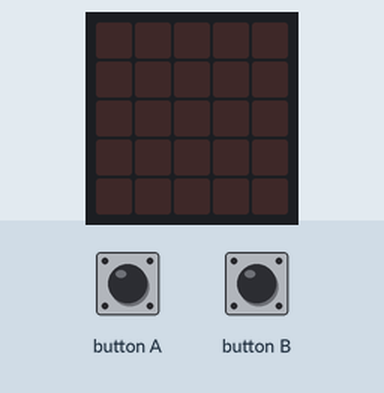
Simulated run of this program. Board: BBC micro:bit (MakeCode). On the bench: the board's 5×5 LED display. Inputs (shaded band) come from the test bench. Random numbers come from a fixed seed.

Above: at 1.2 s.
1.3 s: button A pressed for 0.15 s
At 2.5 s:
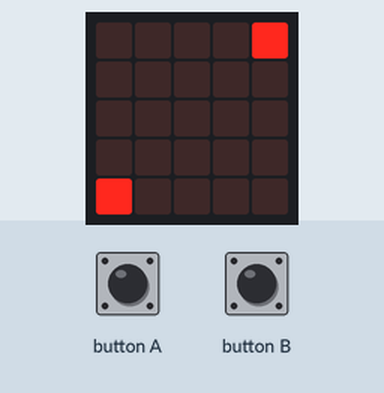
2.9 s: button B pressed for 0.15 s
At 3.7 s:
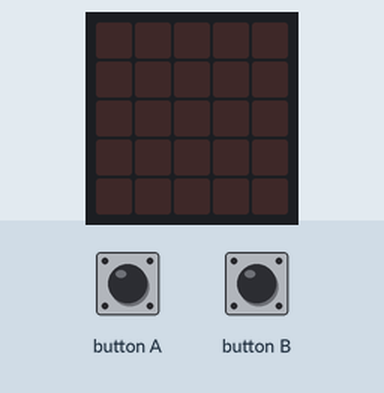
4.5 s: button A pressed for 0.15 s
At 5.8 s:
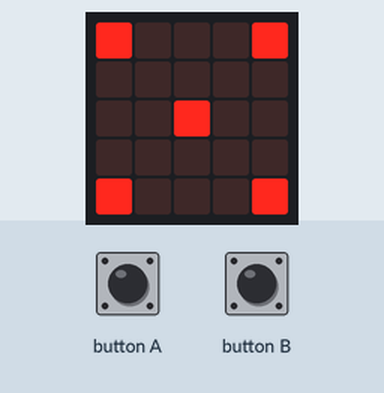
6.1 s: button A pressed for 0.15 s
At 7.3 s:
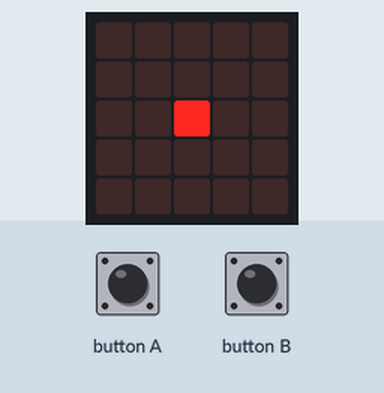
7.7 s: button A pressed for 0.15 s
At 8.5 s:
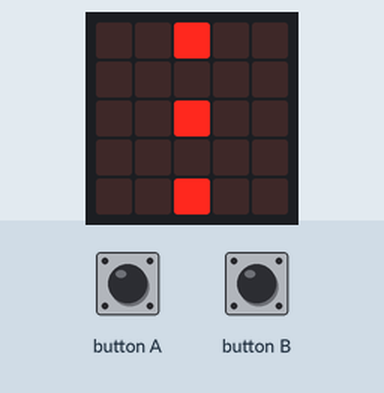
9.3 s: button A pressed 5 times (0.12 s each, 0.3 s apart)
At 12.3 s:
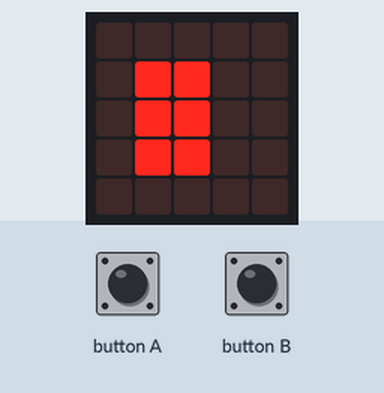
Timing chart, 0 to 13.5 s (numbered marks = the images above; inputs shaded):
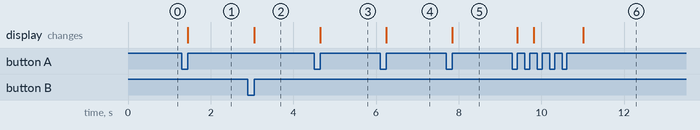

Measured:
- after the input at 1.3 s, the display: changes after 0.15 s (image 1)
- after the input at 2.9 s, the display: changes after 0.15 s (image 2)
- after the input at 4.5 s, the display: changes after 0.15 s (image 3)
- after the input at 6.1 s, the display: changes after 0.15 s (image 4)
- after the input at 7.7 s, the display: changes after 0.15 s (image 5)
- after the input at 9.3 s, the display: first changes after 0.12 s (image 6 shows a later state)

The program:

main.ts
```typescript
let valor = 0
input.onButtonPressed(Button.A, function () {
    valor = randint(1, 6)
    if (valor == 1) {
        basic.showLeds(`
            . . . . .
            . . . . .
            . . # . .
            . . . . .
            . . . . .
            `)
    }
    if (valor == 2) {
        basic.showLeds(`
            . . . . #
            . . . . .
            . . . . .
            . . . . .
            # . . . .
            `)
    }
    if (valor == 3) {
        basic.showLeds(`
            . . # . .
            . . . . .
            . . # . .
            . . . . .
            . . # . .
            `)
    }
    if (valor == 4) {
        basic.showLeds(`
            # . . . #
            . . . . .
            . . . . .
            . . . . .
            # . . . #
            `)
    }
    if (valor == 5) {
        basic.showLeds(`
            # . . . #
            . . . . .
            . . # . .
            . . . . .
            # . . . #
            `)
    }
    if (valor == 6) {
        basic.showLeds(`
            . . . . .
            . # # . .
            . # # . .
            . # # . .
            . . . . .
            `)
    }
})
input.onButtonPressed(Button.B, function () {
    basic.clearScreen()
})
```

test.ts
```typescript
// aquí va el archivo "tests"; esto no se compilará cuando este paquete se utilice como una extensión.
```
